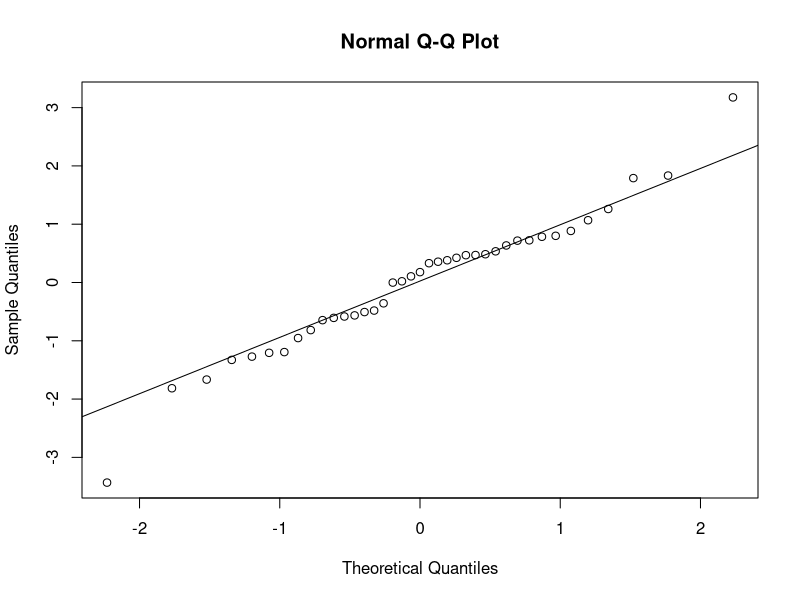
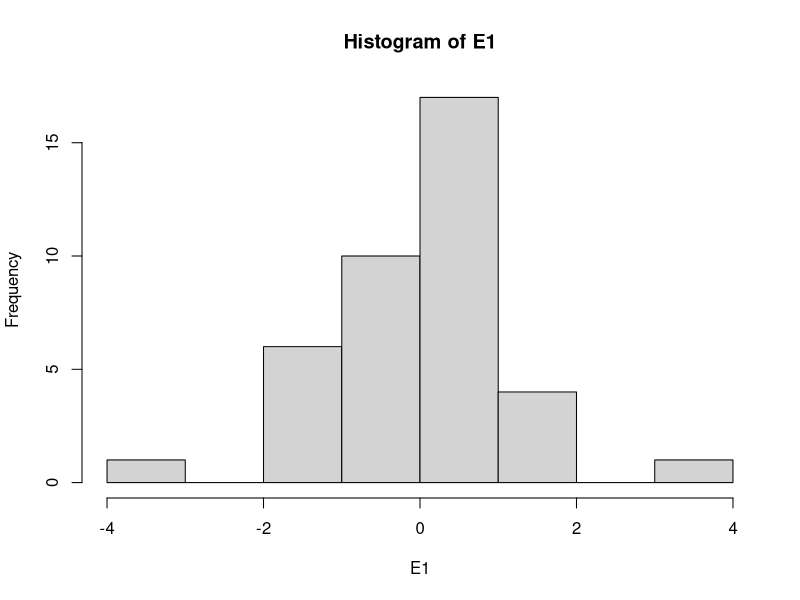
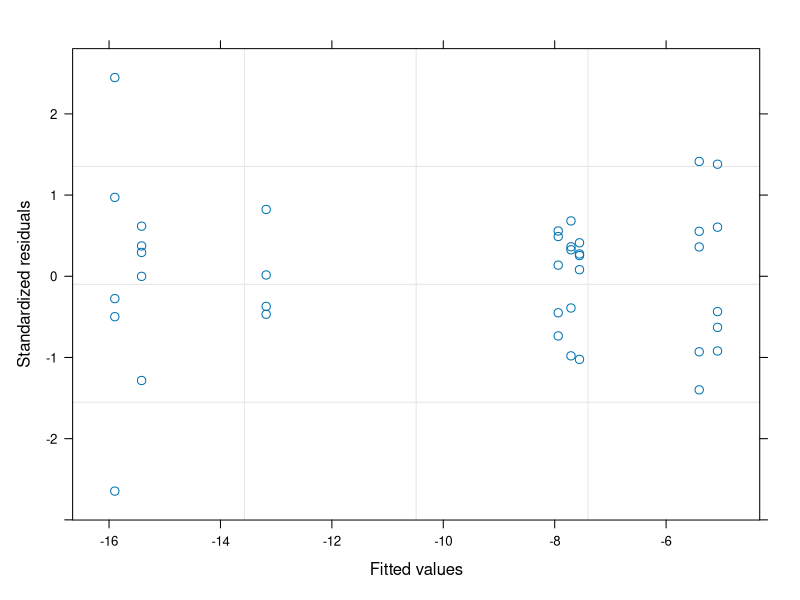

Write the R code that produced these figures, in order. (Note: this script raises an error after producing the figures.)
#Author:  Clay Arango
#Creation date: 10-Feb-19
#Script to analyze NDS data from Summer 2018 WSB work with S. Roley and A. Alexiades

#packages
install.packages("nlme")
install.packages("nortest")
install.packages("dplyr")
install.packages("multcomp")
install.packages("MASS")
install.packages("ggplot2")
library(nlme)
library(nortest)
library(dplyr)
library(multcomp)
library(MASS)
library(ggplot2)

#Load data
ring_summer <- read.table(file="ring_summer.csv", header=T, sep=",")

#set variable
d = ring_summer

#evaluate data to make sure factors are correct
names(d)
unique(d$nutrient) #control, N, NP, NPSi, NSi, P, PSi, Si
unique(d$N) #should be 0 and 1
unique(d$P) #should be 0 and 1
unique(d$Si) #should be 0 and 1
unique(d$top) #should be "sponge" and "glass"
#if need to change, use recode function below. 
d$top<-recode(d$top, "cellulose" ="sponge")
str(d)

#convert N and P vand Si alues (0 or 1 for absence or presence) to factors
d$N<-as.factor(d$N)
d$P<-as.factor(d$P)
d$Si<-as.factor(d$Si)
str(d)

#subset data into gpp and cr response
d.cr = subset(d, top=="sponge", data=d)
d.gpp = subset(d, top=="glass", data=d)

#calculate nrr for cr
x = aggregate(d.cr[,8], list(d.cr$nutrient), mean, na.rm=T)
x
d.cr$cr.nrr = d.cr$cr.area/-7.554539 #is there a prettier way to do this?

#calculate nrr for gpp
x = aggregate(d.gpp[,9], list(d.gpp$nutrient), mean, na.rm=T)
x
d.gpp$gpp.nrr = d.gpp$gpp.area/6.422422 #is there a prettier way to do this?

############################################################
#analyze RESPIRATION data
############################################################

M1<-gls(cr.area~N*P*Si, data=d.cr, na.action=na.omit)
E1<-residuals(M1)
qqnorm(E1)
qqline(E1)
ad.test(E1)
   #residuals are normally distributed
hist(E1)  
plot(M1)

plot(filter(d.cr, !is.na(cr.area)) %>% dplyr::select(nutrient), 
     E1, xlab="nutrient", ylab="Residuals")
bartlett.test(cr.area~nutrient, data=d.cr)
   #variance test OK

anova(M1)
  
x <- group_by(d.cr, nutrient) %>%  # Grouping function causes subsequent functions to aggregate by season and reach
  summarize(cr.mean = abs(mean(cr.area, na.rm = TRUE)), # na.rm = TRUE to remove missing values
            cr.sd=abs(sd(cr.area, na.rm = TRUE)),  # na.rm = TRUE to remove missing values
            n = sum(!is.na(cr.area)), # of observations, excluding NAs. 
            cr.se=cr.sd/sqrt(n))

ggplot(data=x, aes(x=nutrient, y=cr.mean)) + 
  geom_bar(stat="identity", position=position_dodge(), color = "black") + 
  geom_errorbar(aes(ymin=cr.mean, ymax=cr.mean+cr.se), width=0.2, 
                position=position_dodge(0.9)) + 
  xlab("Nutrient") +
  ylab(expression(Respiration~(ug~O[2]~m^{-2}~h^{-1}))) +
  ylim(0,20) +
  labs(fill="Light") +
  theme_bw() +
  theme(panel.grid.major=element_blank(),
        panel.grid.minor=element_blank(),
        legend.title=element_text(size=6),
        legend.key=element_blank(), 
        legend.position=c(0.5,0.95), 
        legend.text=element_text(size=8), 
        legend.background=element_blank(), 
        legend.direction="horizontal", 
        legend.key.size=unit(0.3, "cm"), 
        axis.title.y=element_text(size=8), 
        axis.title.x=element_text(size=8), 
        axis.text.x=element_text(size=8))

#ggsave('output/figures/Ring_summer.tiff',
#       units="in",
#       width=3.25,
#       height=3.25,
#       dpi=1200,
#       compression="lzw")

############################################################
#analyze the PRODUCTION data
############################################################

M1<-gls(gpp.area~N*P*Si, data=d.gpp, na.action=na.omit) 
E1<-residuals(M1)
qqnorm(E1)
qqline(E1)
ad.test(E1)
   #residuals are not normal, but they are close

hist(E1, xlab="residuals", main="")
plot(M1)

plot(filter(d.gpp, !is.na(gpp.area)) %>% dplyr::select(nutrient), 
     E1, xlab="nutrient", ylab="Residuals")
bartlett.test(gpp.area~nutrient, data=d.gpp)
   #OK

anova(M1)
  
x <- group_by(d.gpp, nutrient) %>%  # Grouping function causes subsequent functions to aggregate by season and reach
  summarize(gpp.mean = abs(mean(gpp.area, na.rm = TRUE)), # na.rm = TRUE to remove missing values
            gpp.sd=abs(sd(gpp.area, na.rm = TRUE)),  # na.rm = TRUE to remove missing values
            n = sum(!is.na(gpp.area)), # of observations, excluding NAs. 
            gpp.se=gpp.sd/sqrt(n))

ggplot(data=x, aes(x=nutrient, y=gpp.mean)) + 
  geom_bar(stat="identity", position=position_dodge(), color = "black") + 
  geom_errorbar(aes(ymin=gpp.mean, ymax=gpp.mean+gpp.se), width=0.2, 
                position=position_dodge(0.9)) + 
  xlab("Nutrient") +
  ylab(expression(Production~(ug~O[2]~m^{-2}~h^{-1}))) +
  labs(fill="Light") +
  theme_bw() +
  theme(panel.grid.major=element_blank(),
        panel.grid.minor=element_blank(), 
        legend.title=element_text(size=6), 
        legend.key=element_blank(),  
        legend.position=c(0.5,0.95),  
        legend.text=element_text(size=8),  
        legend.background=element_blank(),  
        legend.direction="horizontal",  
        legend.key.size=unit(0.3, "cm"),  
        axis.title.y=element_text(size=8),  
        axis.title.x=element_text(size=8),  
        axis.text.x=element_text(size=8))

#ggsave('output/figures/gppByNutrient.tiff',
#       units="in",
#       width=3.25,
#       height=3.25,
#       dpi=1200,
#       compression="lzw")


#BELOW HERE IS NOT EDITED





############################################################
#analyze the CHL-A biomass on disks

M1<-gls(chla~N*P*light, data=roza_sum.chla, na.action=na.omit)
E1<-residuals(M1)
qqnorm(E1)
qqline(E1)
ad.test(E1)
  #residuals look bad (p=0.001)
hist(E1)
plot(M1)

vf1 = varIdent(form = ~ 1|N*P)
vf2 = varIdent(form = ~ 1|light)
vf3 = varIdent(form = ~ 1|N*P*light)
vf4 = varPower(form = ~ fitted(.)) 
vf5 = varExp(form = ~ fitted(.))
vf6 = varConstPower(form = ~ fitted(.))
vf7 = varExp(form = ~ fitted(.)|nutrient)

M2<-gls(chla~N*P*light, data=roza_sum.chla, na.action=na.omit, weights=vf1)
M3<-gls(chla~N*P*light, data=roza_sum.chla, na.action=na.omit, weights=vf2)
M4<-gls(chla~N*P*light, data=roza_sum.chla, na.action=na.omit, weights=vf3)
M5<-gls(chla~N*P*light, data=roza_sum.chla, na.action=na.omit, weights=vf4)
M6<-gls(chla~N*P*light, data=roza_sum.chla, na.action=na.omit, weights=vf5)
M7<-gls(chla~N*P*light, data=roza_sum.chla, na.action=na.omit, weights=vf6)
M8<-gls(chla~N*P*light, data=roza_sum.chla, na.action=na.omit, weights=vf7)

anova(M1,M2,M3,M4,M5,M6,M7,M8)

#M3 is best on AIC

E3<-residuals(M3)
qqnorm(E3)
qqline(E3)
ad.test(E3)
#residuals are not normal (p=0.001)
hist(E3, xlab="residuals", main="")
plot(M3)
  #hist and plot look good

plot(filter(roza_sum.chla, !is.na(chla)) %>% dplyr::select(light), 
     E3, xlab="light", ylab="Residuals")
bartlett.test(chla~light, data=roza_sum.chla)

plot(filter(roza_sum.chla, !is.na(chla)) %>% dplyr::select(nutrient), 
     E3, xlab="nutrient", ylab="Residuals")
bartlett.test(chla~nutrient, data=roza_sum.chla)

anova(M3)

#light is significant and N and P separately interact with light

x<-roza_sum.chla[complete.cases(roza_sum.chla$chla),]

with(x, 
     interaction.plot(nutrient,light,chla, 
                      ylim=c(0,1.5),lty=c(1,12),lwd=2,ylab="Chlorophyll a", 
                      xlab="Nutrient", trace.label="Light"))

x <- group_by(roza_sum.chla, nutrient, light) %>%  # Grouping function causes subsequent functions to aggregate by season and reach
  summarize(chla.mean = mean(chla, na.rm = TRUE), # na.rm = TRUE to remove missing values
            chla.sd=sd(chla, na.rm = TRUE),  # na.rm = TRUE to remove missing values
            n = sum(!is.na(chla)), # of observations, excluding NAs. 
            chla.se=chla.sd/sqrt(n))

ggplot(data=x, 
       aes(x=nutrient, y=chla.mean, fill=light)) + 
  geom_bar(stat="identity", position=position_dodge(), color = "black") + 
  geom_errorbar(aes(ymin=chla.mean, ymax=chla.mean+chla.se), width=0.2, 
                position=position_dodge(0.9)) + 
  scale_fill_manual(values=c("white","black")) +
  xlab("Nutrient") +
  ylab(expression(Chlorophyll~a~(ug~cm^{-2}))) +
  ylim(0,1.7) +
  labs(fill="Light") +
  theme_bw() +
  theme(panel.grid.major=element_blank(), 
        panel.grid.minor=element_blank(), 
        legend.title=element_text(size=6), 
        legend.key=element_blank(), 
        legend.position=c(0.5,0.95), 
        legend.text=element_text(size=8), 
        legend.background=element_blank(), 
        legend.direction="horizontal", 
        legend.key.size=unit(0.3, "cm"), 
        axis.title.y=element_text(size=8), 
        axis.title.x=element_text(size=8), 
        axis.text.x=element_text(size=8))

ggsave('output/figures/chlaByNutrientLight.tiff',
       units="in",
       width=3.25,
       height=3.25,
       dpi=1200,
       compression="lzw")



############################################################
############################################################
#calculate nrr mean and standard error
x1 <- group_by(roza_sum, nutrient, light) %>%  # Grouping function causes subsequent functions to aggregate by season and reach
  summarize(chla.nrr.mean = mean(chla.nrr, na.rm = TRUE), # na.rm = TRUE to remove missing values
            chla.nrr.sd=sd(chla.nrr, na.rm = TRUE),  # na.rm = TRUE to remove missing values
            chla.n = sum(!is.na(chla.nrr)), # of observations, excluding NAs. 
            chla.nrr.se=chla.nrr.sd/sqrt(chla.n))


x2 <- group_by(roza_sum, nutrient, light) %>%  # Grouping function causes subsequent functions to aggregate by season and reach
  summarize(gpp.nrr.mean = mean(gpp.nrr, na.rm = TRUE), # na.rm = TRUE to remove missing values
            gpp.nrr.sd=sd(gpp.nrr, na.rm = TRUE),  # na.rm = TRUE to remove missing values
            gpp.n = sum(!is.na(gpp.nrr)), # of observations, excluding NAs. 
            gpp.nrr.se=gpp.nrr.sd/sqrt(gpp.n))

x3 <- group_by(roza_sum, nutrient, light) %>%  # Grouping function causes subsequent functions to aggregate by season and reach
  summarize(cr.nrr.mean = mean(cr.nrr, na.rm = TRUE), # na.rm = TRUE to remove missing values
            cr.nrr.sd=sd(cr.nrr, na.rm = TRUE),  # na.rm = TRUE to remove missing values
            cr.n = sum(!is.na(cr.nrr)), # of observations, excluding NAs. 
            cr.nrr.se=cr.nrr.sd/sqrt(cr.n))

roza_sum.nrr<-cbind(x1,x2,x3)
roza_sum.nrr <- roza_sum.nrr[, !duplicated(colnames(roza_sum.nrr))]
write.csv(roza_sum.nrr, "roza_sum.nrr.csv")
